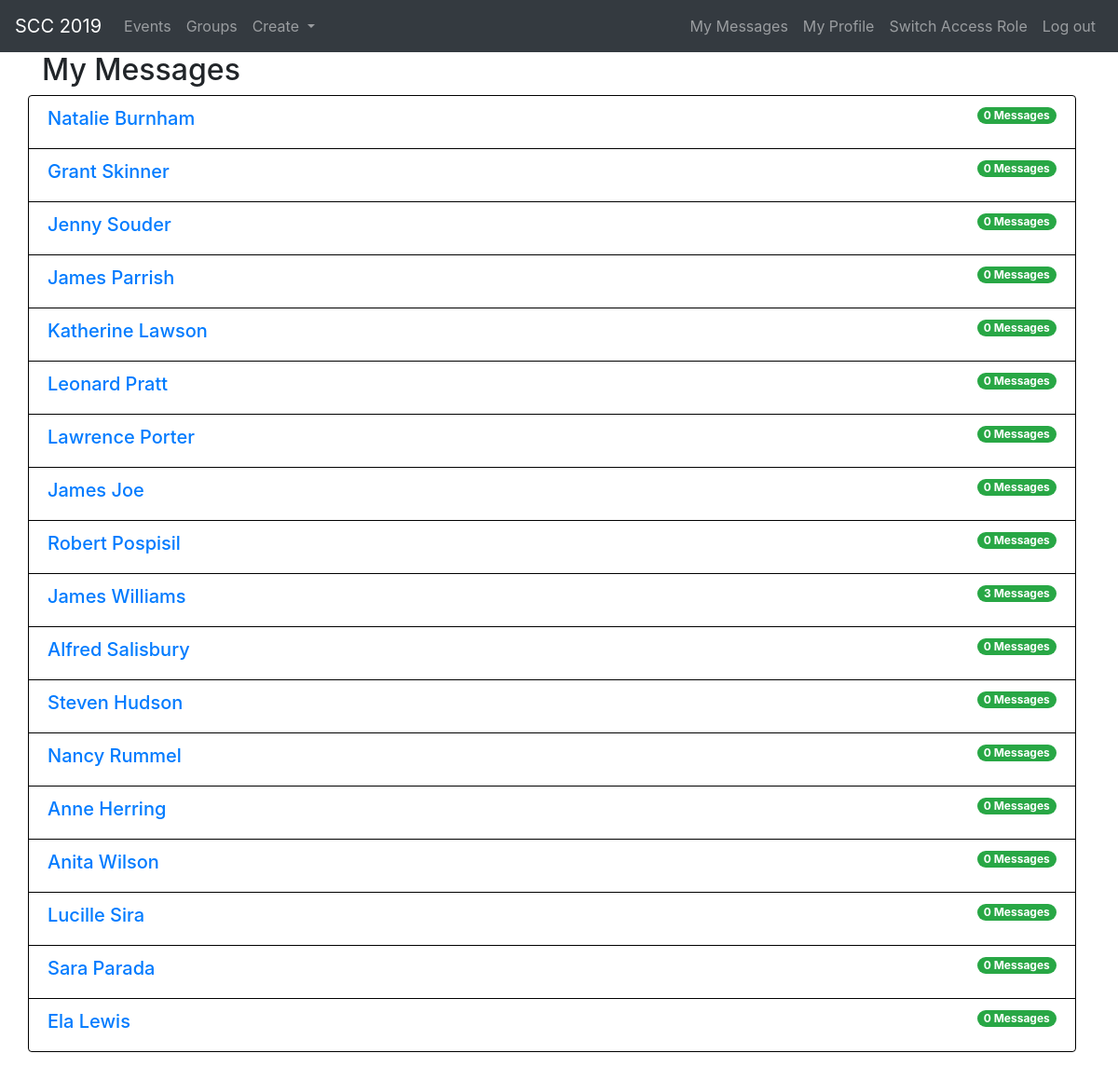
The page /public/messages.php (signed in) on the database its author committed.
### tables this page shows
CREATE TABLE `users` (
  `user_ID` INT(10) NOT NULL AUTO_INCREMENT,
  `name` VARCHAR(45) NOT NULL,
  `email` VARCHAR(254) NOT NULL UNIQUE,
  `password` VARCHAR(300) NOT NULL,
  `address` VARCHAR(100) NOT NULL,
  `phone_number` VARCHAR(10) NOT NULL,
  PRIMARY KEY (`user_ID`)
);

### app/operations/crud.php (called while the page is built, shortened)
<?php
require "../config.php";
try {
    $conn = new PDO("mysql:dbname=$dbname;host=$host", $username, $password, $options);
} catch(PDOException $error) {
    echo $sql . "<br>" . $error->getMessage();
}
function readAll($table) {
    try  {
        global $conn;
        $sql = "SELECT * FROM `orc353_2`.$table";
        $statement = $conn->prepare($sql);
        $statement->execute();
        $result = $statement->fetchAll(PDO::FETCH_ASSOC);
        return $result;
    } catch(PDOException $error) {
        echo $sql . "<br>" . $error->getMessage();
    }
}

### common.php (called while the page is built)
<?php
function escape($html) {
    return htmlspecialchars($html, ENT_QUOTES | ENT_SUBSTITUTE, "UTF-8");
}

### app/operations/sendMessage.php (called while the page is built, shortened)
<?php
require "../config.php";
try {
    $conn = new PDO("mysql:dbname=$dbname;host=$host", $username, $password, $options);
} catch(PDOException $error) {
    echo $sql . "<br>" . $error->getMessage();
}
function countMessages($source_id ,$user_id) {
  try  {
      global $conn;
      $sql = "SELECT COUNT(*) as num FROM `orc353_2`.messages m
      WHERE (m.sender_ID = $user_id AND m.receiver_ID = $source_id)
      OR (m.receiver_ID = $user_id AND m.sender_ID = $source_id)";
      $statement = $conn->prepare($sql);
      $statement->execute();
      $result = $statement->fetchAll(PDO::FETCH_ASSOC);
      return $result;
  } catch(PDOException $error) {
      echo $sql . "<br>" . $error->getMessage();
  }
}

### public/messages.php (the view, shortened to what this page needs)
<?php
require "../app/operations/sendMessage.php";
require "../app/operations/crud.php";
try {
    if ($_COOKIE['user_id']){
        $result = readAll('users');
    }
?>
<?php
} catch(PDOException $e) {
    echo $sql . "<br>" . $error->getMessage();
}
?>
<?php
    include "header.php";
?>
<?php
    if (sizeof($result) > 0) {
?>
<div class="container">
  <form method="post">
    <div class="row">
      <div class="col-10">
        <h2>My Messages</h2>
      </div>
    </div>
    <div class="row">
      <div class="list-group col-12">
        <div style="list-style-type:none;">
          <?php
            $index = 0;
            foreach ($result as $key => $value) { ?>
          <li class="list-group-item list-group-item-action flex-column align-items-start" style='border-color:black;'>
              <div class="d-flex w-100 justify-content-between">
              <a  href="message.php?id=<?php echo escape($result[$index]['user_ID'])?>"
              ><h5 class="mb-1"><?php echo $result[$index]['name'] ?></h5></a>
              <medium>
                  <span class="badge badge-success badge-pill align-right"><?php echo countMessages($_COOKIE['user_id'], $result[$index]['user_ID'])[0]['num'] ?> Messages</span>
                </medium>
              </div>
          </li>
          <?php
                $index++;
            }
            ?>
        </div>
      </div>
    </div>
  </form>
</div>
<?php } else { ?>
<blockquote>No results found.</blockquote>
<?php
} ?>

### public/css/style.css (style rules this page uses)
a { cursor: pointer; }

### rows shown on the page
users: name "Natalie Burnham", num "0"
users: name "Grant Skinner", num "0"
users: name "Jenny Souder", num "0"
users: name "James Parrish", num "0"
users: name "Katherine Lawson", num "0"
users: name "Leonard Pratt", num "0"
users: name "Lawrence Porter", num "0"
users: name "James Joe", num "0"
users: name "Robert Pospisil", num "0"
users: name "James Williams", num "3"
users: name "Alfred Salisbury", num "0"
users: name "Steven Hudson", num "0"
users: name "Nancy Rummel", num "0"
users: name "Anne Herring", num "0"
users: name "Anita Wilson", num "0"
users: name "Lucille Sira", num "0"
users: name "Sara Parada", num "0"
users: name "Ela Lewis", num "0"
